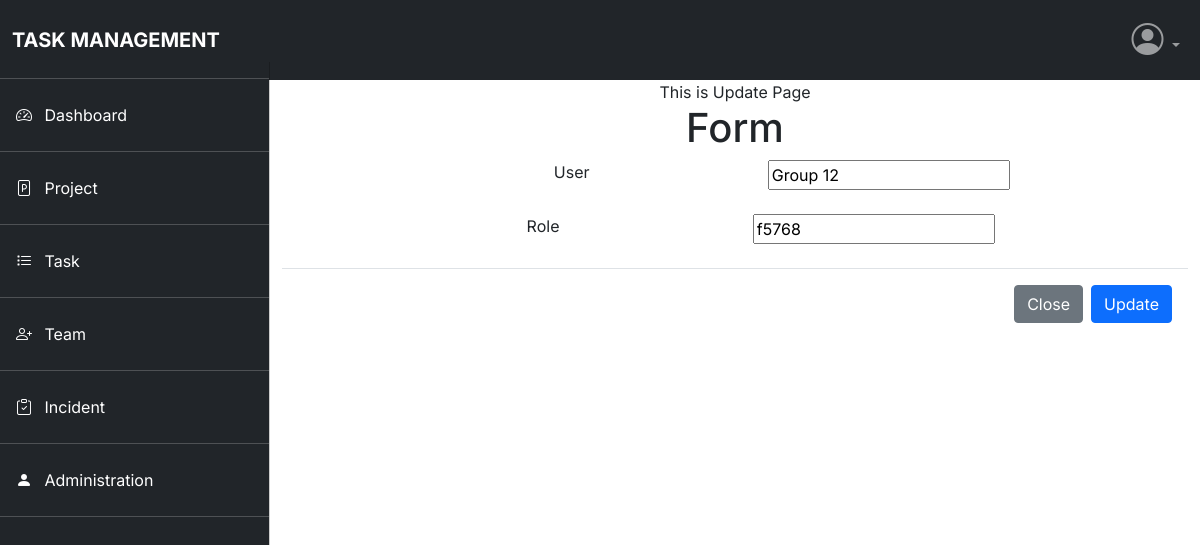
The app's page /addgroup/update-group/2, older data.
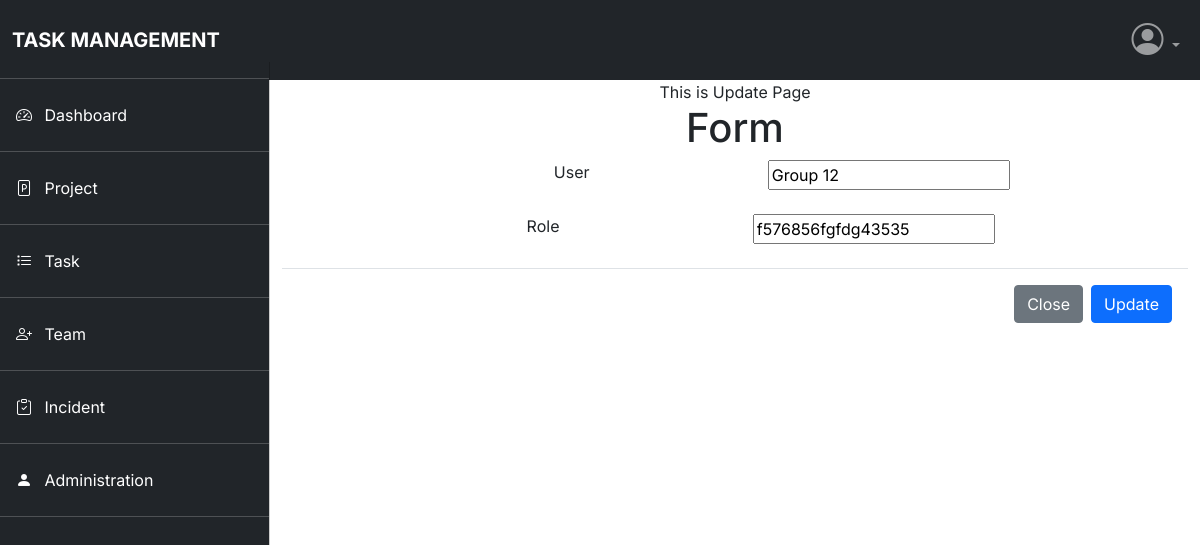
The same page, newer data.
### group/models.py (models this page shows, shortened)
class Group(models.Model):
    name= models.CharField(max_length=120)
    desc= models.CharField(max_length=120)

### group/views.py (the view)
# urls.py: path('update-group/<str:pk>',views.updateGroup,name='update-group'),
def updateGroup(request, pk):
    emp = Group.objects.get(id=pk)
    form = GroupForm(instance=emp)
    if request.method=="POST":
        form = GroupForm(request.POST,instance=emp)
        if form.is_valid():
            form.save()
            return redirect('addgroup')
    context={'form':form}
    return render(request,'group/update.html',context)

### group/forms.py
class GroupForm(forms.ModelForm):
    class Meta:
        model = Group
        fields = [
            'name',
            'desc'
        ]

### templates/group/update.html (shortened to what this page needs)
{% extends 'accounts/base.html' %}
{% block content %}
<center>
    This is Update Page
    <div class="container">
        <h1>Form</h1>
        <form action="" method="POST">
                <div class="form-group" >
                    <label style=" text-align: right;
                    clear: both;
                    float:left;
                    margin-left:30%;">User</label>
                    {{ form.name }}
                </div>
                <br>
            <div class="form-group">
                <label style=" text-align: right;
                clear: both;
                float:left;
                margin-left:27%;" >Role</label>{{ form.desc}}
            </div>
            <br>
            <div class="modal-footer">
                <a href="{% url 'addgroup' %}"><button type="button" class="btn btn-secondary" data-bs-dismiss="modal">
                  Close
                </button></a>
                <button type="submit" class="btn btn-primary">Update</button>
              </div>
        </form>
    </div>
</center>
{% endblock %}

Row changes from the older to the newer data that the page shows:
changed Group "Group 12": desc "f5768" → "f576856fgfdg43535"
